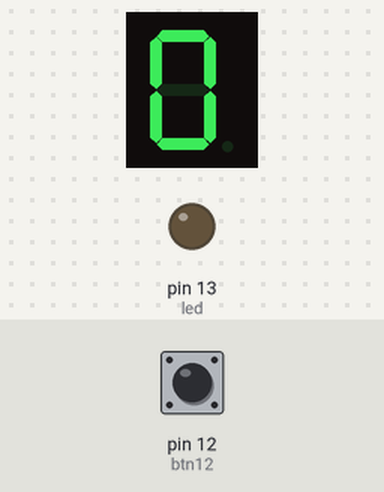
Bench run of a sketch on a simulated Arduino Uno, built with avr-gcc and run on an emulated ATmega328P. On the bench: 1-digit seven-segment display, output pins drawn as LEDs (lit = HIGH). Wiring (inferred from the names in the program): 1-digit 7-segment display, segments lit when LOW: segments pin 2, pin 3, pin 4, pin 5, pin 6, pin 7, pin 8, pin 9. The inputs (shaded band) are chosen by the test bench; at power-on: pin 12 (btn12) HIGH. The segment pins are drawn as the display they are named for; pins used as bus, display or sensor lines are not drawn.

Above: at 1.4 s.
1.5 s: pin 12 (btn12) pulled LOW for 1 s
At 3.9 s:
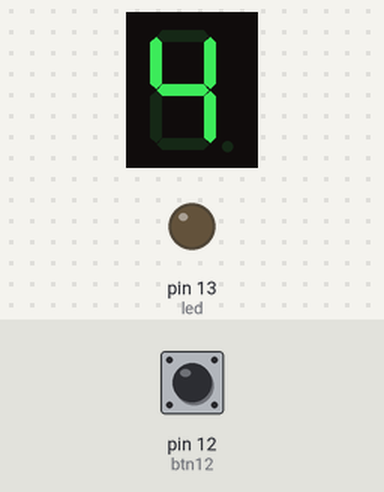
4.2 s: pin 12 (btn12) pulled LOW for 0.35 s
At 5.9 s:
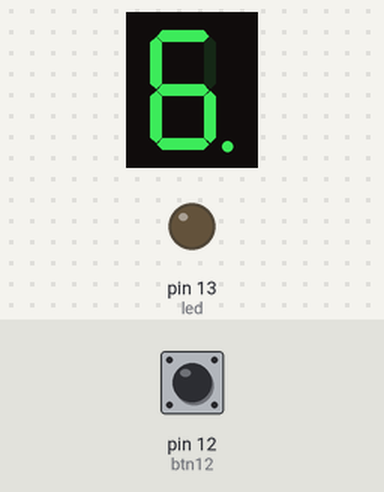
6.3 s: pin 12 (btn12) pulled LOW for 0.35 s
At 7.6 s:
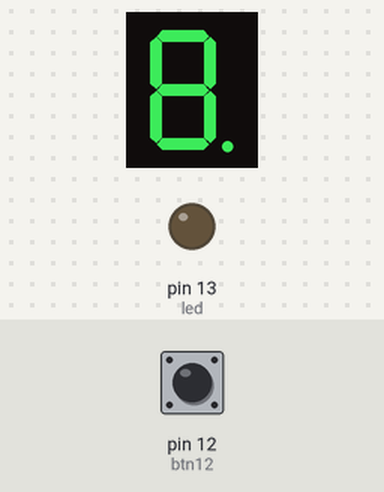
8.4 s: pin 12 (btn12) pulled LOW for 3.2 s
At 12.7 s:
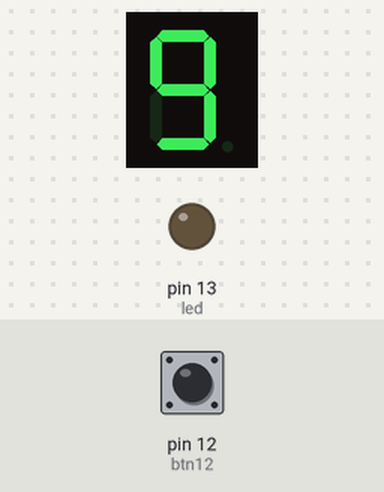
Timing chart, 0 to 14.2 s (numbered marks = the images above; inputs shaded):
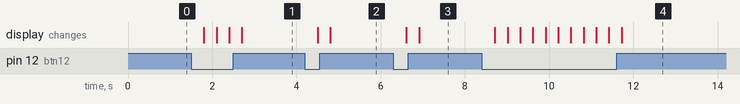

Measured:
- after the input at 1.5 s, the display: first changes after 0.30 s (image 1 shows a later state)
- after the input at 4.2 s, the display: first changes after 0.31 s (image 2 shows a later state)
- after the input at 6.3 s, the display: first changes after 0.31 s (image 3 shows a later state)
- after the input at 8.4 s, the display: changes after 0.31 s (image 4)

The sketch:

Segment.ino
```cpp
int pins[8] = {2, 3, 4, 5, 6, 7, 8, 9}; //8번 가운데 9번 오른쪽 밑 점
int i, j ;
int led = 13;
int btn12 = 12;
int n = 0;
int digits[10][7] =
{
  {0,0,0,0,0,0,1},  // 0
  {1,0,0,1,1,1,1},  // 1
  {0,0,1,0,0,1,0},  // 2
  {0,0,0,0,1,1,0},  // 3
  {1,0,0,1,1,0,0},  // 4
  {1,0,0,1,1,0,0},  // 5
  {0,1,0,0,0,0,0},  // 6
  {0,0,0,1,1,0,1},  // 7
  {0,0,0,0,0,0,0},  // 8
  {0,0,0,0,1,0,0},  // 9
};

void setup() {
  for(int i = 0 ; i < 8 ; ++i)
  {
    pinMode(pins[i], OUTPUT);
    digitalWrite(pins[i], 1);
  }
  pinMode(btn12, INPUT_PULLUP);
  pinMode(led, OUTPUT);
  Serial.begin(9600);
}

void loop() {

//  bzling();
//numberLoop();
//readNumber();
   btn();
}

void bzling()
{
  for(int i = 0 ; i < 6 ; ++i)
  {
    digitalWrite(pins[i], 0);   //low(0)가 켜지는거 a
    analogWrite(10, 500);
    delay(100);
    analogWrite(10, 0);
    delay(100);
  }
  for(int i = 6 ; i >= 0 ; --i)
  {
    digitalWrite(pins[i], 1);
    analogWrite(10, 500);
    delay(100);
    analogWrite(10, 0);
    delay(100);
   }
}

void numberLoop()
{
  for(i = 0; i < 10; ++i)
    {
      for(j = 0; j < 7; ++j)
      {
        digitalWrite(pins[j], digits[i][j]);
      }
      delay(500);
    }
}

void readNumber()
{
  int value = Serial.read();
//  Serial.println(value);
  delay(700);
  if(value == 49)
  {
     for(j = 0; j < 7; ++j)
      {
        digitalWrite(pins[j], digits[1][j]);
      }
  }
}

void btn()
{

  int value = digitalRead(btn12);
//  Serial.println(value);

  for(i = 0; i < 10; ++i)
  {
    for(j = 0; j < 7; ++j)
    {
      digitalWrite(pins[i], digits[n][i]);
    }
  }

  if(value == 0)
  {
      n++;
      if(n > 9)
        n = 0;
  }
   delay(300);
}
```
